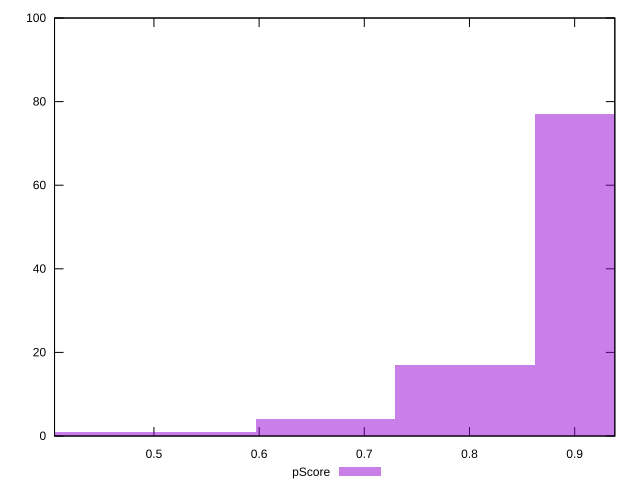

This figure's gnuplot source:
reset

$pScore <<EOF
0.6633101749229184 4
0.9286342448920857 77
0.7959722099075021 17
0.39798610495375103 1
0.5306481399383347 1
EOF

set key outside below
set boxwidth 0.13266203498458368
set xrange [0.40549667767862263:0.9381943813490285]
set yrange [0:100]
set trange [0:100]
set style fill transparent solid 0.5 noborder
set terminal svg size 640, 490 enhanced background rgb 'white'
set output "report_00015_2021-02-09T16-11-33.973Z/first-contentful-paint/samples/pages+cached+noadtech/pScore/histogram.svg"

plot $pScore title "pScore" with boxes

reset
